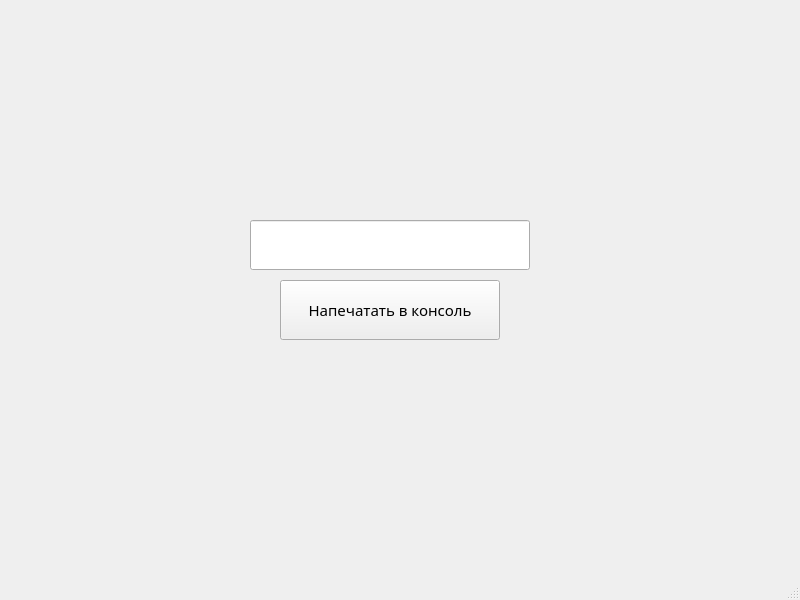
<?xml version="1.0" encoding="UTF-8"?>
<ui version="4.0">
 <class>MainWindow</class>
 <widget class="QMainWindow" name="MainWindow">
  <property name="geometry">
   <rect>
    <x>0</x>
    <y>0</y>
    <width>800</width>
    <height>600</height>
   </rect>
  </property>
  <property name="windowTitle">
   <string>MainWindow</string>
  </property>
  <widget class="QWidget" name="centralwidget">
   <widget class="QLineEdit" name="lineEdit">
    <property name="geometry">
     <rect>
      <x>250</x>
      <y>220</y>
      <width>280</width>
      <height>50</height>
     </rect>
    </property>
   </widget>
   <widget class="QPushButton" name="pushButton">
    <property name="geometry">
     <rect>
      <x>280</x>
      <y>280</y>
      <width>220</width>
      <height>60</height>
     </rect>
    </property>
    <property name="font">
     <font>
      <family>Century Gothic</family>
      <pointsize>11</pointsize>
      <bold>false</bold>
     </font>
    </property>
    <property name="text">
     <string>Напечатать в консоль</string>
    </property>
   </widget>
  </widget>
  <widget class="QMenuBar" name="menubar">
   <property name="geometry">
    <rect>
     <x>0</x>
     <y>0</y>
     <width>800</width>
     <height>25</height>
    </rect>
   </property>
  </widget>
  <widget class="QStatusBar" name="statusbar"/>
 </widget>
 <resources/>
 <connections/>
</ui>
